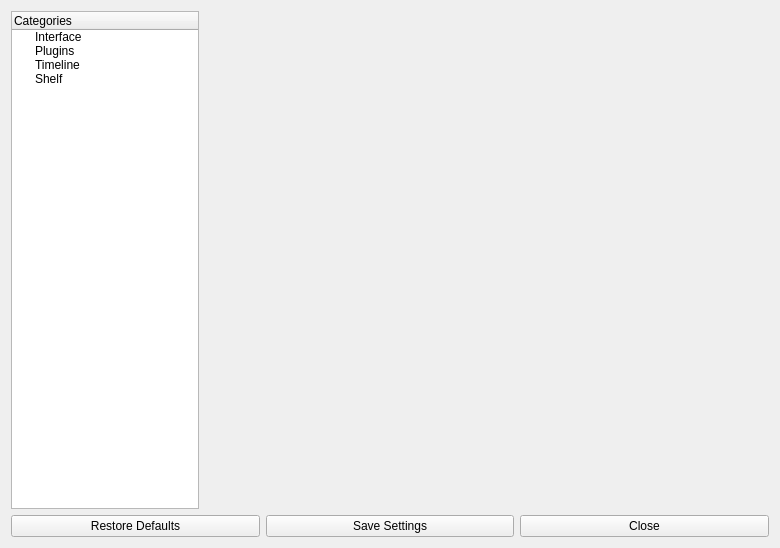
<?xml version="1.0" encoding="UTF-8"?>
<ui version="4.0">
 <class>NEPreferencesDialog</class>
 <widget class="QDialog" name="NEPreferencesDialog">
  <property name="geometry">
   <rect>
    <x>0</x>
    <y>0</y>
    <width>780</width>
    <height>548</height>
   </rect>
  </property>
  <property name="windowTitle">
   <string>Preferences</string>
  </property>
  <layout class="QVBoxLayout" name="verticalLayout">
   <item>
    <layout class="QHBoxLayout" name="horizontalLayout">
     <item>
      <widget class="QTreeWidget" name="treeWidget">
       <property name="sizePolicy">
        <sizepolicy hsizetype="Expanding" vsizetype="Expanding">
         <horstretch>1</horstretch>
         <verstretch>0</verstretch>
        </sizepolicy>
       </property>
       <property name="headerHidden">
        <bool>false</bool>
       </property>
       <column>
        <property name="text">
         <string>Categories</string>
        </property>
       </column>
       <item>
        <property name="text">
         <string>Interface</string>
        </property>
       </item>
       <item>
        <property name="text">
         <string>Plugins</string>
        </property>
       </item>
       <item>
        <property name="text">
         <string>Timeline</string>
        </property>
       </item>
       <item>
        <property name="text">
         <string>Shelf</string>
        </property>
       </item>
      </widget>
     </item>
     <item>
      <widget class="QStackedWidget" name="stackedWidget">
       <property name="sizePolicy">
        <sizepolicy hsizetype="Preferred" vsizetype="Preferred">
         <horstretch>3</horstretch>
         <verstretch>0</verstretch>
        </sizepolicy>
       </property>
       <widget class="NEObjectController" name="interfacePage"/>
       <widget class="QWidget" name="pluginsPage">
        <layout class="QVBoxLayout" name="verticalLayout_2">
         <item>
          <widget class="NEPluginsTreeWidget" name="pluginsTree">
           <property name="editTriggers">
            <set>QAbstractItemView::DoubleClicked|QAbstractItemView::EditKeyPressed|QAbstractItemView::SelectedClicked</set>
           </property>
           <property name="showDropIndicator" stdset="0">
            <bool>false</bool>
           </property>
           <property name="animated">
            <bool>true</bool>
           </property>
           <attribute name="headerDefaultSectionSize">
            <number>250</number>
           </attribute>
           <attribute name="headerMinimumSectionSize">
            <number>150</number>
           </attribute>
           <column>
            <property name="text">
             <string>Type</string>
            </property>
           </column>
           <column>
            <property name="text">
             <string notr="true">Filename</string>
            </property>
           </column>
          </widget>
         </item>
        </layout>
       </widget>
       <widget class="NEObjectController" name="timelinePage"/>
       <widget class="QWidget" name="shelfPage">
        <layout class="QVBoxLayout" name="verticalLayout_3">
         <item>
          <widget class="QTreeWidget" name="shelfTree">
           <property name="dragEnabled">
            <bool>true</bool>
           </property>
           <property name="animated">
            <bool>true</bool>
           </property>
           <property name="columnCount">
            <number>4</number>
           </property>
           <column>
            <property name="text">
             <string>Name</string>
            </property>
           </column>
           <column>
            <property name="text">
             <string>Help</string>
            </property>
           </column>
           <column>
            <property name="text">
             <string>Script</string>
            </property>
           </column>
           <column>
            <property name="text">
             <string>Icon</string>
            </property>
           </column>
          </widget>
         </item>
         <item>
          <layout class="QHBoxLayout" name="horizontalLayout_3">
           <item>
            <widget class="QPushButton" name="shelfAddButton">
             <property name="text">
              <string>Add</string>
             </property>
            </widget>
           </item>
           <item>
            <widget class="QPushButton" name="shelfRemoveButton">
             <property name="text">
              <string>Remove</string>
             </property>
            </widget>
           </item>
           <item>
            <widget class="QPushButton" name="shelfEditButton">
             <property name="text">
              <string>Edit</string>
             </property>
            </widget>
           </item>
          </layout>
         </item>
        </layout>
       </widget>
      </widget>
     </item>
    </layout>
   </item>
   <item>
    <layout class="QHBoxLayout" name="horizontalLayout_2">
     <item>
      <widget class="QPushButton" name="restoreButton">
       <property name="text">
        <string>Restore Defaults</string>
       </property>
      </widget>
     </item>
     <item>
      <widget class="QPushButton" name="saveButton">
       <property name="text">
        <string>Save Settings</string>
       </property>
      </widget>
     </item>
     <item>
      <widget class="QPushButton" name="closeButton">
       <property name="text">
        <string>Close</string>
       </property>
      </widget>
     </item>
    </layout>
   </item>
  </layout>
 </widget>
 <customwidgets>
  <customwidget>
   <class>NEPluginsTreeWidget</class>
   <extends>QTreeWidget</extends>
   <header>Windows/PluginManager/NEPluginsTreeWidget.h</header>
  </customwidget>
  <customwidget>
   <class>NEObjectController</class>
   <extends>QWidget</extends>
   <header>Windows/PropertyManager/NEObjectController.h</header>
   <container>1</container>
  </customwidget>
 </customwidgets>
 <resources/>
 <connections/>
</ui>
